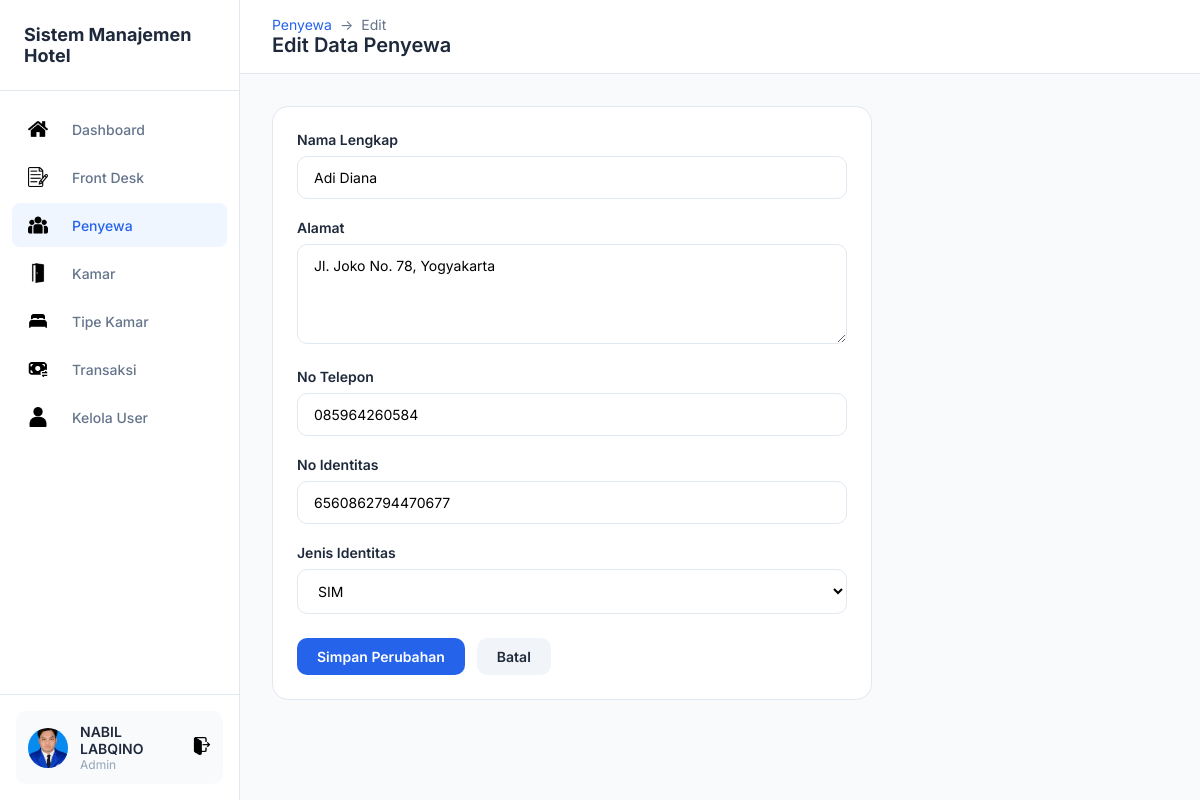
The page /penyewa/KoreksiPenyewa.php?id=241 (signed in) on the database its author committed.
### tables this page shows
CREATE TABLE `penyewa` (
  `id_cust` int(11) NOT NULL,
  `nama` varchar(100) NOT NULL,
  `alamat` text DEFAULT NULL,
  `no_telp` varchar(20) DEFAULT NULL,
  `no_identitas` varchar(50) NOT NULL,
  `jenis_identitas` varchar(20) NOT NULL
);

### penyewa/KoreksiPenyewa.php (the view, shortened to what this page needs)
<?php
include "../koneksi.php";
$id = $_GET['id'] ?? '';
$row = mysqli_fetch_assoc(mysqli_query($koneksi, "SELECT * FROM penyewa WHERE id_cust = '$id'"));
?>
<!DOCTYPE html>
<html lang="id">
<head>
    <link rel="stylesheet" href="../css/dashboard.css">
</head>
<body>
    <div class="dashboard">
        <?php include '../includes/sidebar.php'; ?>
        <main class="main">
            <header class="header">
                <div>
                    <div class="breadcrumb">
                        <a href="TampilPenyewa.php">Penyewa</a>
                        <span>→</span>
                        <span>Edit</span>
                    </div>
                    <h1 class="page-title">Edit Data Penyewa</h1>
                </div>
            </header>
            <div class="content">
                <div class="card" style="max-width: 600px;">
                    <form action="SimpanKoreksiPenyewa.php" method="POST">
                        <div class="form-group">
                            <label class="form-label">Nama Lengkap</label>
                            <input type="text" name="nama" class="form-control" required minlength="3"
                                value="<?= htmlspecialchars($row['nama']) ?>">
                        </div>
                        <div class="form-group">
                            <label class="form-label">Alamat</label>
                            <textarea name="alamat" class="form-control" required
                                rows="3"><?= htmlspecialchars($row['alamat']) ?></textarea>
                        </div>
                        <div class="form-group">
                            <label class="form-label">No Telepon</label>
                            <input type="tel" name="no_telp" class="form-control" required
                                value="<?= htmlspecialchars($row['no_telp']) ?>">
                        </div>
                        <div class="form-group">
                            <label class="form-label">No Identitas</label>
                            <input type="text" name="no_identitas" class="form-control" required
                                value="<?= htmlspecialchars($row['no_identitas']) ?>">
                        </div>
                        <div class="form-group">
                            <label class="form-label">Jenis Identitas</label>
                            <select name="jenis_identitas" class="form-control" required>
                                <option value="SIM" <?= $row['jenis_identitas'] == 'SIM' ? 'selected' : '' ?>>SIM</option>
                            </select>
                        </div>
                        <div style="display: flex; gap: 12px; margin-top: 24px;">
                            <button type="submit" class="btn btn-primary">Simpan Perubahan</button>
                            <a href="TampilPenyewa.php" class="btn btn-secondary">Batal</a>
                        </div>
                    </form>
                </div>
            </div>
        </main>
    </div>
</body>
</html>

### css/dashboard.css (style rules this page uses)
:root { --primary: #2563eb; --primary-dark: #1d4ed8; --bg-main: #f8fafc; --bg-card: #ffffff; --text-dark: #1e293b; --text-gray: #64748b; --text-light: #94a3b8; --border: #e2e8f0; --success: #22c55e; --danger: #ef4444; --warning: #f59e0b; --sidebar-width: 240px; }
* { margin: 0; padding: 0; box-sizing: border-box; }
body { font-family: 'Inter', -apple-system, sans-serif; background: var(--bg-main); color: var(--text-dark); }
.dashboard { display: flex; min-height: 100vh; }
.main { flex: 1; margin-left: var(--sidebar-width); }
.header { background: var(--bg-card); padding: 16px 32px; display: flex; justify-content: space-between; align-items: center; border-bottom: 1px solid var(--border); position: sticky; top: 0; z-index: 100; }
.page-title { font-size: 20px; font-weight: 600; color: var(--text-dark); }
.content { padding: 32px; }
.card { background: var(--bg-card); border-radius: 16px; border: 1px solid var(--border); padding: 24px; margin-bottom: 24px; }
.btn { display: inline-flex; align-items: center; gap: 8px; padding: 10px 20px; border-radius: 10px; font-size: 14px; font-weight: 600; text-decoration: none; border: none; cursor: pointer; transition: all 0.2s; font-family: inherit; }
.btn-primary { background: var(--primary); color: #fff; }
.btn-secondary { background: #f1f5f9; color: var(--text-dark); }
.form-group { margin-bottom: 20px; }
.form-label { display: block; font-size: 14px; font-weight: 600; color: var(--text-dark); margin-bottom: 8px; }
.form-control { width: 100%; padding: 12px 16px; border: 1px solid var(--border); border-radius: 10px; font-size: 14px; font-family: inherit; background: var(--bg-card); transition: border-color 0.2s, box-shadow 0.2s; }
textarea.form-control { resize: vertical; min-height: 100px; }
select.form-control { cursor: pointer; }
.breadcrumb { display: flex; align-items: center; gap: 8px; font-size: 14px; color: var(--text-gray); }
.breadcrumb a { color: var(--primary); text-decoration: none; }

### rows shown on the page
penyewa: nama "Adi Diana", alamat "Jl. Joko No. 78, Yogyakarta", no_telp "085964260584", no_identitas "6560862794470677", jenis_identitas "SIM"

### other values the page prints
$_SESSION['nama'] "NABIL LABQINO"
